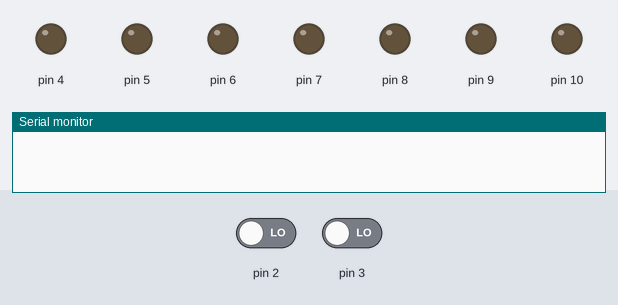
Bench run of a sketch on a simulated Arduino Uno, built with avr-gcc and run on an emulated ATmega328P. Parts: output pins drawn as LEDs (lit = HIGH), the last lines printed to the serial monitor. Dashed ring = blinking. The inputs (shaded band) are chosen by the test bench; at power-on: pin 2 LOW, pin 3 LOW.

Above: at 1.2 s.
1.3 s: pin 2 driven HIGH
At 2.1 s:
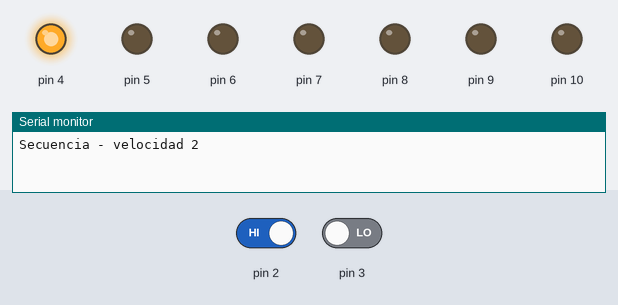
At 7.1 s:
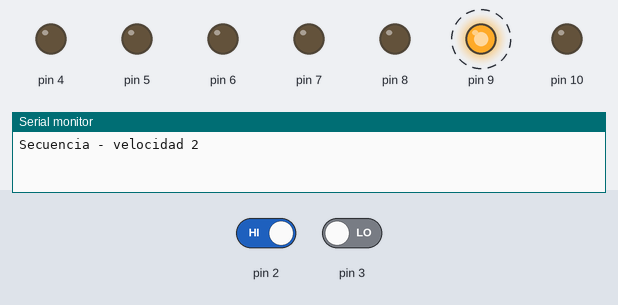
Timing chart, 0 to 15.8 s (numbered marks = the images above; inputs shaded):
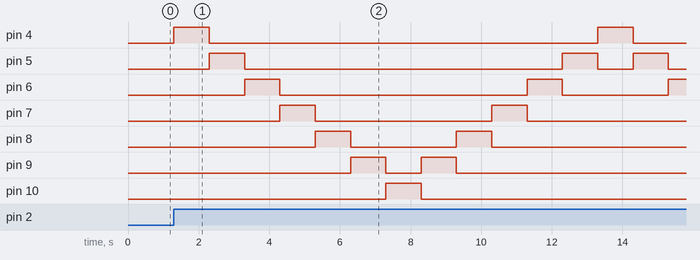

The sketch:

Segunda_parte_de_la_practica_No.ino
```cpp
//Damasco Oxcal Vasquez 2023442.
//Segunda parte de la practica numero cuatro.
void setup(){
  for(int t=4; t<=10; t++){
    pinMode(t, OUTPUT);
  }
  Serial.begin(9600);
  pinMode(3, INPUT);
    pinMode(2, INPUT);
}

void loop(){
  if(digitalRead(3) == HIGH){
  Serial.println("Secuencia - velocidad 1");
    for(int z=4; z<10; z++){
    digitalWrite(z, HIGH);
    delay(500);
    digitalWrite(z, LOW);
  }
  for(int z=10; z>4; z--){
    digitalWrite(z, HIGH);
    delay(500);
    digitalWrite(z, LOW);
   }
  }

  if(digitalRead(2) == HIGH){
  Serial.println("Secuencia - velocidad 2");
    for(int l=4; l<10; l++){
      digitalWrite(l, HIGH);
      delay(1000);
      digitalWrite(l, LOW);
    }
    for(int l=10; l>4; l--){
      digitalWrite(l, HIGH);
      delay(1000);
      digitalWrite(l, LOW);
   }
  }
 }
```

Measured:
- after the input at 1.3 s, pin 4: alternates HIGH for 1.0 s and LOW for 11.0 s, starting at once; pin 5: goes HIGH 1.0 s, LOW 9.0 s, HIGH 1.0 s, LOW 1.0 s, HIGH 1.0 s, then LOW, starting after 1.0 s
